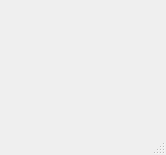
<?xml version="1.0" encoding="UTF-8"?>
<ui version="4.0">
 <class>MainWindow</class>
 <widget class="QMainWindow" name="MainWindow">
  <property name="geometry">
   <rect>
    <x>0</x>
    <y>0</y>
    <width>166</width>
    <height>155</height>
   </rect>
  </property>
  <property name="windowTitle">
   <string>MainWindow</string>
  </property>
  <widget class="QWidget" name="centralwidget"/>
  <widget class="QMenuBar" name="menubar">
   <property name="geometry">
    <rect>
     <x>0</x>
     <y>0</y>
     <width>166</width>
     <height>26</height>
    </rect>
   </property>
  </widget>
  <widget class="QStatusBar" name="statusbar"/>
 </widget>
 <resources/>
 <connections/>
</ui>
